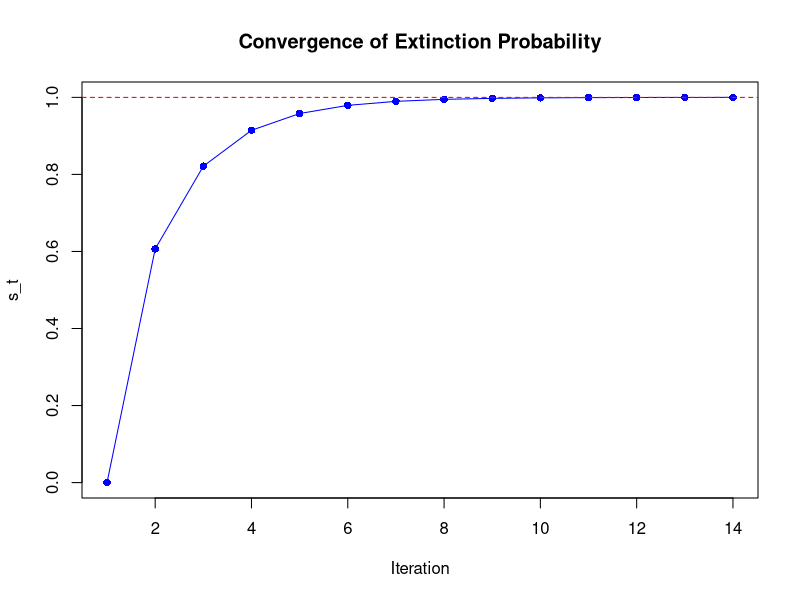
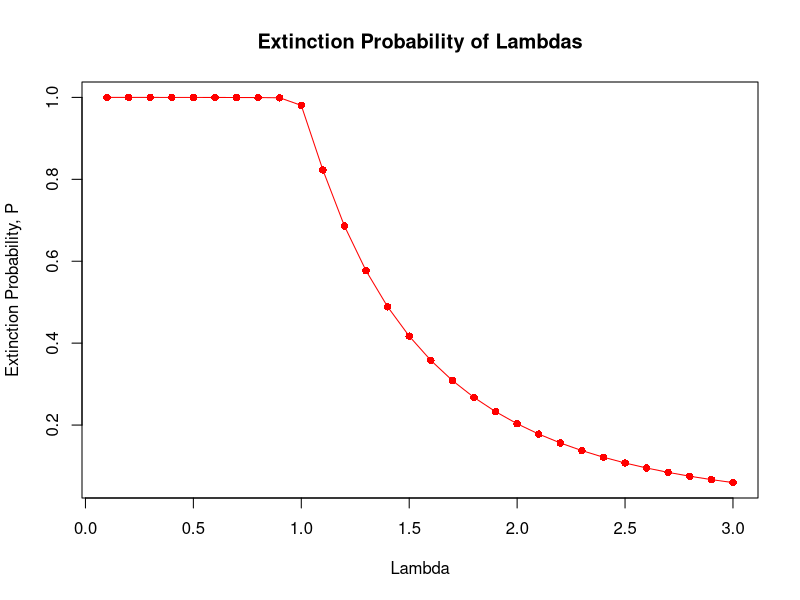
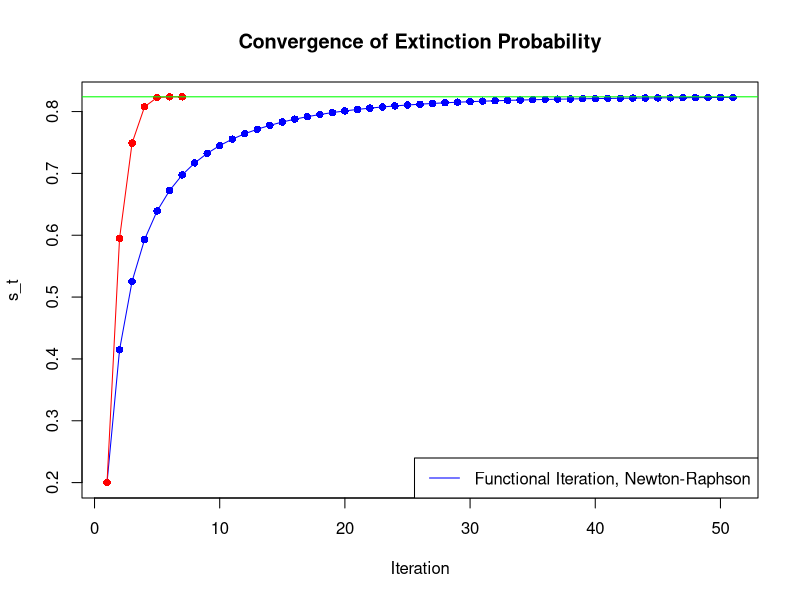

Source code (R) for these figures, in order:
#Question 1
quantile_bisection <- function(cdf, alpha, epsilon = 0.00001, iter = 50){
  a <- -1
  b <- 1
  g <- function(x) cdf(x) - alpha
  while (g(a) * g(b) > 0){
    a <- a - 1
    b <- b + 1
  }
  for (t in seq_along(seq(1,iter,by = 1))){
    c = (a + b) / 2
    
    if (g(c) == 0){
      return (c)
    }else if (g(a) * g(c) < 0){
      b = c
    }else{
      a = c
    }
    if (abs(a - b) < epsilon){
      return ((a + b) / 2)
    }
  }
  return ((a + b)/2)
} 

#Normal Distribution bisection algorithm
quantile_bisection(pnorm, 0.975)
qnorm(0.975)

#Cauchy Distribution bisection algorithm
quantile_bisection(pcauchy, 0.975)
qcauchy(0.975)


#Question 2
extinction_func_iter <- function(lambda, s,  p_k_lim = 0.0001, epsilon = 0.0001, max_iter = 100){
  p_k_func <- function(k) lambda^k * exp(-lambda) / factorial(k)
  s_val <- c(s)
  
  for (t in seq_along(seq(1,max_iter,by=1))){
    k <- 0
    s_new <- 0
    p_k <- 1
    
    while (p_k > p_k_lim){
      p_k <- p_k_func(k)
      s_new <- s_new + p_k * s^k
      k <- k + 1
    }
    
    s_val <- c(s_val, s_new)
    
    if (abs(s_new - s) < epsilon){
      return (list(final = s_new, trajectory = s_val))
    }
    s <- s_new
  }
  
  return(list(final = s, trajectory = s_val))
}

print(extinction_func_iter(1.1, 0.2)$final)
res <- extinction_func_iter(0.5, 0)

plot(res$trajectory, type="o", pch=16, col="blue",
     main="Convergence of Extinction Probability",
     xlab="Iteration", ylab="s_t")
abline(h=res$final, lty=2, col="red")

#Plotting for lambda
extinction_prob <- numeric()
lambda_vec <- seq(0.1, 3, by = 0.1)
for (lambda in lambda_vec){
  res <- extinction_func_iter(lambda, 0.2)
  extinction_prob <- c(extinction_prob, res$final)
}
plot(lambda_vec, extinction_prob, type='o',
     pch = 16, col= 'red',
     main = "Extinction Probability of Lambdas",
     xlab = "Lambda", ylab = "Extinction Probability, P")

#Question 3

extinction_newton <- function(lambda, s, p_k_lim = 0.0001, epsilon = 0.0001, max_iter = 100){
  p_k_func <- function(k) lambda^k * exp(-lambda) / factorial(k)
  s_val <- c(s)
  for (t in 1:max_iter){
    p_k <- 1
    k <- 0
    P_sum <- 0
    dP_sum <- 0
    s_new <- 0
    
    while (p_k > p_k_lim){
      p_k <- p_k_func(k)
      P_sum <- P_sum + p_k * s^k
      dP_sum <- dP_sum + k * p_k * s^(k-1)
      k <- k + 1
    }
    s_new <- s - (P_sum - s)/(dP_sum - 1)
    s_val <- c(s_val, s_new)
    
    if (abs(s - s_new) < epsilon){
      return (list(final = s_new, trajectory = s_val))
    }
    
    s <- s_new
  }
  
  return (s)
}


plot(extinction_func_iter(1.1,0.2)$trajectory, type="o", pch=16, col="blue",
     main="Convergence of Extinction Probability",
     xlab="Iteration", ylab="s_t")
lines(extinction_newton(1.1, 0.2)$trajectory , type="o", pch=16, col="red")
legend("bottomright", legend = c("Functional Iteration, Newton-Raphson"),
       col = c('blue','red'), lty = 1)
abline(h = extinction_newton(1.1, 0.2)$final, col='green')

#Question 4
#Minimising negative likelihood
steepest_descent <- function(data, df, lr= 0.01, mu_init = 0, epsilon = 0.0001, max_iter = 100){
  n <- length(data)
  
  mu <- mu_init
  mu_new <- mu_init
  
  for (t in 1:max_iter){
    mu_new <- mu - lr*df(mu)
    
    if (abs(mu_new - mu) < epsilon){
      return (mu_new)
    }
    
    mu <- mu_new
  }
  
  return (mu)
}
data <- c(-3,1,5,2,15,20)
dlog_like <- function(mu) return (- sum(data - mu))
steepest_descent(data, dlog_like)

fisher_estimator <- function(logf){
  
}